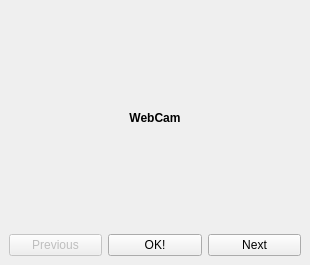
<?xml version="1.0" encoding="UTF-8"?>
<ui version="4.0">
 <class>MainWindow</class>
 <widget class="QMainWindow" name="MainWindow">
  <property name="geometry">
   <rect>
    <x>0</x>
    <y>0</y>
    <width>310</width>
    <height>265</height>
   </rect>
  </property>
  <property name="sizePolicy">
   <sizepolicy hsizetype="Preferred" vsizetype="Preferred">
    <horstretch>0</horstretch>
    <verstretch>0</verstretch>
   </sizepolicy>
  </property>
  <property name="minimumSize">
   <size>
    <width>200</width>
    <height>200</height>
   </size>
  </property>
  <property name="windowTitle">
   <string>MainWindow</string>
  </property>
  <widget class="QWidget" name="centralwidget">
   <layout class="QVBoxLayout" name="verticalLayout">
    <item>
     <widget class="QLabel" name="webcam_view">
      <property name="sizePolicy">
       <sizepolicy hsizetype="MinimumExpanding" vsizetype="MinimumExpanding">
        <horstretch>0</horstretch>
        <verstretch>0</verstretch>
       </sizepolicy>
      </property>
      <property name="minimumSize">
       <size>
        <width>150</width>
        <height>150</height>
       </size>
      </property>
      <property name="autoFillBackground">
       <bool>true</bool>
      </property>
      <property name="text">
       <string>&lt;html&gt;&lt;head/&gt;&lt;body&gt;&lt;p align=&quot;center&quot;&gt;&lt;span style=&quot; font-weight:600;&quot;&gt;WebCam&lt;/span&gt;&lt;/p&gt;&lt;/body&gt;&lt;/html&gt;</string>
      </property>
      <property name="textFormat">
       <enum>Qt::RichText</enum>
      </property>
      <property name="scaledContents">
       <bool>true</bool>
      </property>
     </widget>
    </item>
    <item>
     <layout class="QHBoxLayout" name="horizontalLayout">
      <item>
       <widget class="QPushButton" name="previous_button">
        <property name="enabled">
         <bool>false</bool>
        </property>
        <property name="text">
         <string>Previous</string>
        </property>
       </widget>
      </item>
      <item>
       <widget class="QPushButton" name="ok_button">
        <property name="text">
         <string>OK!</string>
        </property>
       </widget>
      </item>
      <item>
       <widget class="QPushButton" name="next_button">
        <property name="text">
         <string>Next</string>
        </property>
       </widget>
      </item>
     </layout>
    </item>
   </layout>
  </widget>
 </widget>
 <resources/>
 <connections/>
</ui>
